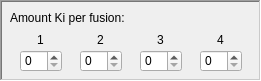
             <widget class="QFrame" name="amount_ki_per_fusion">
              <property name="geometry">
               <rect>
                <x>620</x>
                <y>82</y>
                <width>261</width>
                <height>81</height>
               </rect>
              </property>
              <property name="toolTip">
               <string/>
              </property>
              <property name="frameShape">
               <enum>QFrame::WinPanel</enum>
              </property>
              <property name="frameShadow">
               <enum>QFrame::Sunken</enum>
              </property>
              <property name="lineWidth">
               <number>1</number>
              </property>
              <widget class="QLabel" name="amount_ki_per_fusion_text">
               <property name="geometry">
                <rect>
                 <x>10</x>
                 <y>10</y>
                 <width>121</width>
                 <height>16</height>
                </rect>
               </property>
               <property name="toolTip">
                <string>&lt;html&gt;&lt;head/&gt;&lt;body&gt;&lt;p&gt;Amount of Ki that will be consumed when a fusion is activated.&lt;/p&gt;&lt;/body&gt;&lt;/html&gt;</string>
               </property>
               <property name="text">
                <string>Amount Ki per fusion:</string>
               </property>
               <property name="alignment">
                <set>Qt::AlignLeading|Qt::AlignLeft|Qt::AlignVCenter</set>
               </property>
              </widget>
              <widget class="QLabel" name="amountKi_fusion1_text">
               <property name="geometry">
                <rect>
                 <x>20</x>
                 <y>30</y>
                 <width>41</width>
                 <height>20</height>
                </rect>
               </property>
               <property name="text">
                <string>1</string>
               </property>
               <property name="textFormat">
                <enum>Qt::PlainText</enum>
               </property>
               <property name="scaledContents">
                <bool>false</bool>
               </property>
               <property name="alignment">
                <set>Qt::AlignCenter</set>
               </property>
              </widget>
              <widget class="QSpinBox" name="amountKi_fusion1_value">
               <property name="geometry">
                <rect>
                 <x>20</x>
                 <y>50</y>
                 <width>42</width>
                 <height>22</height>
                </rect>
               </property>
               <property name="maximum">
                <number>255</number>
               </property>
              </widget>
              <widget class="QSpinBox" name="amountKi_fusion2_value">
               <property name="geometry">
                <rect>
                 <x>80</x>
                 <y>50</y>
                 <width>42</width>
                 <height>22</height>
                </rect>
               </property>
               <property name="maximum">
                <number>255</number>
               </property>
              </widget>
              <widget class="QLabel" name="amountKi_fusion2_text">
               <property name="geometry">
                <rect>
                 <x>80</x>
                 <y>30</y>
                 <width>41</width>
                 <height>20</height>
                </rect>
               </property>
               <property name="text">
                <string>2</string>
               </property>
               <property name="textFormat">
                <enum>Qt::PlainText</enum>
               </property>
               <property name="scaledContents">
                <bool>false</bool>
               </property>
               <property name="alignment">
                <set>Qt::AlignCenter</set>
               </property>
              </widget>
              <widget class="QSpinBox" name="amountKi_fusion3_value">
               <property name="geometry">
                <rect>
                 <x>140</x>
                 <y>50</y>
                 <width>42</width>
                 <height>22</height>
                </rect>
               </property>
               <property name="maximum">
                <number>255</number>
               </property>
              </widget>
              <widget class="QLabel" name="amountKi_fusion3_text">
               <property name="geometry">
                <rect>
                 <x>140</x>
                 <y>30</y>
                 <width>41</width>
                 <height>20</height>
                </rect>
               </property>
               <property name="text">
                <string>3</string>
               </property>
               <property name="textFormat">
                <enum>Qt::PlainText</enum>
               </property>
               <property name="scaledContents">
                <bool>false</bool>
               </property>
               <property name="alignment">
                <set>Qt::AlignCenter</set>
               </property>
              </widget>
              <widget class="QSpinBox" name="amountKi_fusion4_value">
               <property name="geometry">
                <rect>
                 <x>200</x>
                 <y>50</y>
                 <width>42</width>
                 <height>22</height>
                </rect>
               </property>
               <property name="maximum">
                <number>255</number>
               </property>
              </widget>
              <widget class="QLabel" name="amountKi_fusion4_text">
               <property name="geometry">
                <rect>
                 <x>200</x>
                 <y>30</y>
                 <width>41</width>
                 <height>20</height>
                </rect>
               </property>
               <property name="text">
                <string>4</string>
               </property>
               <property name="textFormat">
                <enum>Qt::PlainText</enum>
               </property>
               <property name="scaledContents">
                <bool>false</bool>
               </property>
               <property name="alignment">
                <set>Qt::AlignCenter</set>
               </property>
              </widget>
             </widget>
